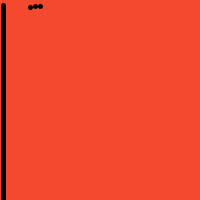
Frame 1 (no input)
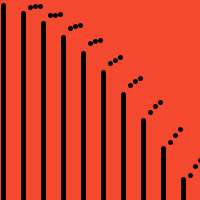
Frame 60 (the mouse pressed at the canvas centre just before this capture)
Frame 120 (the mouse held since frame 60 and released just before this capture): identical to frame 60, image omitted

The Processing sketch that drew these frames (run headless with seeded random() and noise(); from frame 60 on, the mouse is pressed at the canvas centre):

// Processing sketch: processing_93147
// ── processing_93147.pde

int y=2;
int x=20;
void setup () {
size (200,200);
background (245,73,47);
}
void draw() {
int spacing= 20;
stroke (0);
strokeWeight (5);
x=x+spacing;
point (x-10,x*x/228);
point (x-5,x*x/240);
point (x-0, x*x/250);
line (x-37, x*x/270, x-37, x*x );

}
